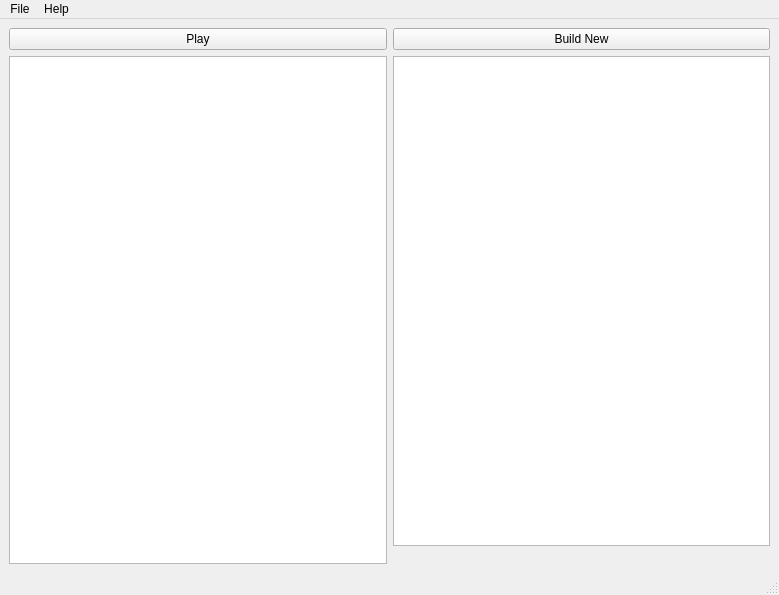
<?xml version="1.0" encoding="UTF-8"?>
<ui version="4.0">
 <class>MainWindow</class>
 <widget class="QMainWindow" name="MainWindow">
  <property name="geometry">
   <rect>
    <x>0</x>
    <y>0</y>
    <width>779</width>
    <height>595</height>
   </rect>
  </property>
  <property name="windowTitle">
   <string>SM64LinuxLauncher</string>
  </property>
  <widget class="QWidget" name="centralwidget">
   <layout class="QGridLayout" name="gridLayout">
    <item row="9" column="4">
     <widget class="QListWidget" name="available_builds_list"/>
    </item>
    <item row="0" column="4">
     <widget class="QPushButton" name="build_button">
      <property name="text">
       <string>Build New</string>
      </property>
     </widget>
    </item>
    <item row="9" column="2" rowspan="4">
     <widget class="QListWidget" name="builds_list"/>
    </item>
    <item row="0" column="2">
     <widget class="QPushButton" name="play_button">
      <property name="text">
       <string>Play</string>
      </property>
     </widget>
    </item>
   </layout>
  </widget>
  <widget class="QStatusBar" name="statusbar"/>
  <widget class="QMenuBar" name="menubar">
   <property name="geometry">
    <rect>
     <x>0</x>
     <y>0</y>
     <width>779</width>
     <height>29</height>
    </rect>
   </property>
   <widget class="QMenu" name="menuFile">
    <property name="title">
     <string>File</string>
    </property>
    <addaction name="action_quit"/>
   </widget>
   <widget class="QMenu" name="menuHelp">
    <property name="title">
     <string>Help</string>
    </property>
    <addaction name="actionAbout"/>
   </widget>
   <addaction name="menuFile"/>
   <addaction name="menuHelp"/>
  </widget>
  <action name="action_quit">
   <property name="text">
    <string>Quit</string>
   </property>
  </action>
  <action name="actionAbout">
   <property name="text">
    <string>About</string>
   </property>
  </action>
 </widget>
 <resources/>
 <connections>
  <connection>
   <sender>build_button</sender>
   <signal>clicked()</signal>
   <receiver>MainWindow</receiver>
   <slot>build_new()</slot>
   <hints>
    <hint type="sourcelabel">
     <x>440</x>
     <y>47</y>
    </hint>
    <hint type="destinationlabel">
     <x>427</x>
     <y>188</y>
    </hint>
   </hints>
  </connection>
  <connection>
   <sender>play_button</sender>
   <signal>clicked()</signal>
   <receiver>MainWindow</receiver>
   <slot>play_selected()</slot>
   <hints>
    <hint type="sourcelabel">
     <x>456</x>
     <y>102</y>
    </hint>
    <hint type="destinationlabel">
     <x>425</x>
     <y>269</y>
    </hint>
   </hints>
  </connection>
 </connections>
 <slots>
  <slot>build_new()</slot>
  <slot>play_selected()</slot>
 </slots>
</ui>
